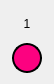
<?xml version="1.0" encoding="UTF-8"?>
<ui version="4.0">
 <class>Switch</class>
 <widget class="QWidget" name="Switch">
  <property name="geometry">
   <rect>
    <x>0</x>
    <y>0</y>
    <width>54</width>
    <height>84</height>
   </rect>
  </property>
  <property name="minimumSize">
   <size>
    <width>54</width>
    <height>84</height>
   </size>
  </property>
  <property name="maximumSize">
   <size>
    <width>54</width>
    <height>84</height>
   </size>
  </property>
  <property name="windowTitle">
   <string>Form</string>
  </property>
  <layout class="QGridLayout" name="gridLayout_3">
   <item row="2" column="0">
    <widget class="QPushButton" name="buttonChange">
     <property name="minimumSize">
      <size>
       <width>30</width>
       <height>30</height>
      </size>
     </property>
     <property name="maximumSize">
      <size>
       <width>30</width>
       <height>30</height>
      </size>
     </property>
     <property name="styleSheet">
      <string notr="true">QPushButton:!pressed
{
	border-radius: 15px;
	background-color: rgb(252, 2, 128);
	border: 2px solid black;
}

QPushButton:pressed
{
	border-radius: 15px;
	background-color: rgb(252, 2, 128);
	border: 2px solid gray;
}</string>
     </property>
     <property name="text">
      <string/>
     </property>
    </widget>
   </item>
   <item row="1" column="0">
    <widget class="QLabel" name="label_number">
     <property name="text">
      <string>&lt;html&gt;&lt;head/&gt;&lt;body&gt;&lt;p align=&quot;center&quot;&gt;1&lt;/p&gt;&lt;/body&gt;&lt;/html&gt;</string>
     </property>
    </widget>
   </item>
  </layout>
 </widget>
 <resources/>
 <connections/>
</ui>
